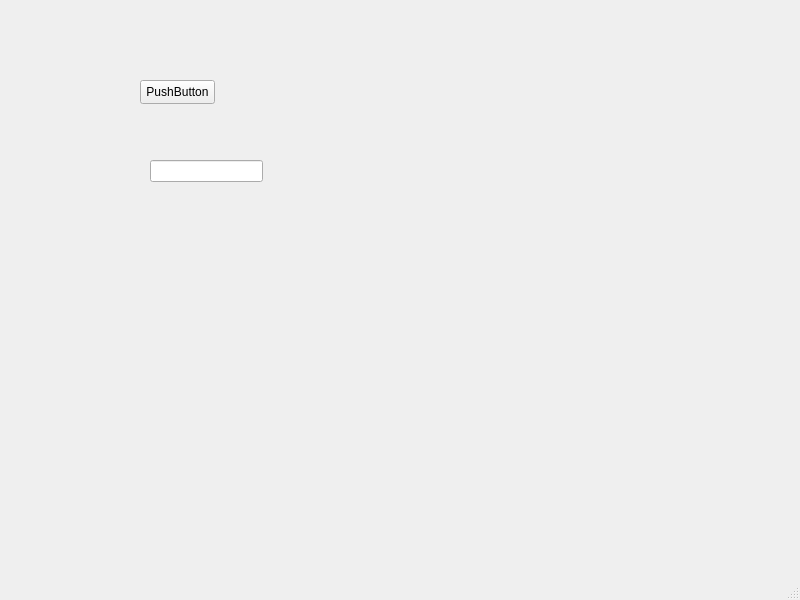
<?xml version="1.0" encoding="UTF-8"?>
<ui version="4.0">
 <class>MainWindow</class>
 <widget class="QMainWindow" name="MainWindow">
  <property name="geometry">
   <rect>
    <x>0</x>
    <y>0</y>
    <width>800</width>
    <height>600</height>
   </rect>
  </property>
  <property name="windowTitle">
   <string>MainWindow</string>
  </property>
  <widget class="QWidget" name="centralwidget">
   <widget class="QLineEdit" name="textValue">
    <property name="geometry">
     <rect>
      <x>150</x>
      <y>160</y>
      <width>113</width>
      <height>22</height>
     </rect>
    </property>
   </widget>
   <widget class="QPushButton" name="btnGetValue">
    <property name="geometry">
     <rect>
      <x>140</x>
      <y>80</y>
      <width>75</width>
      <height>24</height>
     </rect>
    </property>
    <property name="text">
     <string>PushButton</string>
    </property>
   </widget>
  </widget>
  <widget class="QMenuBar" name="menubar">
   <property name="geometry">
    <rect>
     <x>0</x>
     <y>0</y>
     <width>800</width>
     <height>22</height>
    </rect>
   </property>
  </widget>
  <widget class="QStatusBar" name="statusbar"/>
 </widget>
 <resources/>
 <connections/>
</ui>
